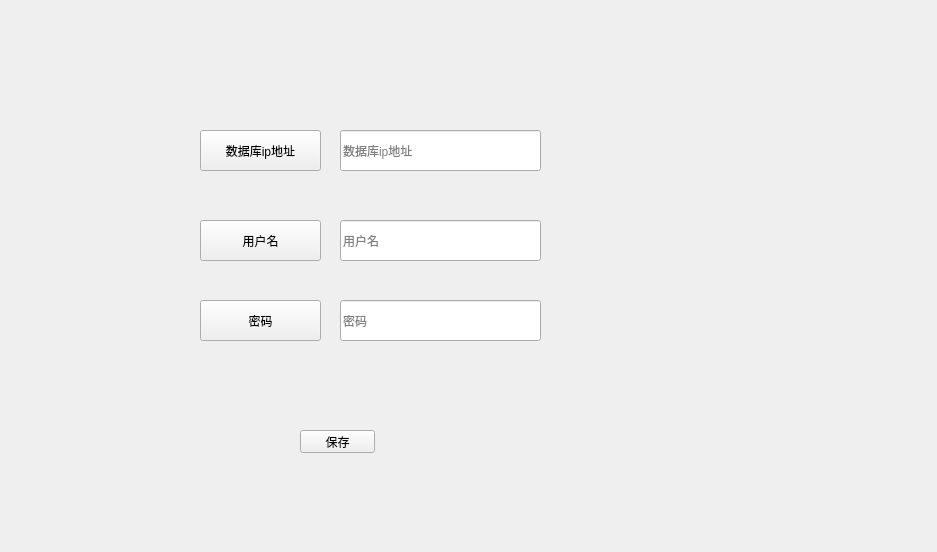
<?xml version="1.0" encoding="UTF-8"?>
<ui version="4.0">
 <class>Form</class>
 <widget class="QWidget" name="Form">
  <property name="geometry">
   <rect>
    <x>0</x>
    <y>0</y>
    <width>937</width>
    <height>552</height>
   </rect>
  </property>
  <property name="windowTitle">
   <string>路径设置</string>
  </property>
  <property name="windowIcon">
   <iconset>
    <normaloff>images/loadtest.png</normaloff>images/loadtest.png</iconset>
  </property>
  <widget class="QPushButton" name="save">
   <property name="geometry">
    <rect>
     <x>300</x>
     <y>430</y>
     <width>75</width>
     <height>23</height>
    </rect>
   </property>
   <property name="text">
    <string>保存</string>
   </property>
  </widget>
  <widget class="QPushButton" name="ButtonInput">
   <property name="geometry">
    <rect>
     <x>200</x>
     <y>130</y>
     <width>121</width>
     <height>41</height>
    </rect>
   </property>
   <property name="text">
    <string>数据库ip地址</string>
   </property>
  </widget>
  <widget class="QPushButton" name="ButtonInput_2">
   <property name="geometry">
    <rect>
     <x>200</x>
     <y>220</y>
     <width>121</width>
     <height>41</height>
    </rect>
   </property>
   <property name="text">
    <string>用户名</string>
   </property>
  </widget>
  <widget class="QPushButton" name="ButtonInput_3">
   <property name="geometry">
    <rect>
     <x>200</x>
     <y>300</y>
     <width>121</width>
     <height>41</height>
    </rect>
   </property>
   <property name="text">
    <string>密码</string>
   </property>
  </widget>
  <widget class="QLineEdit" name="sqlIp">
   <property name="geometry">
    <rect>
     <x>340</x>
     <y>130</y>
     <width>201</width>
     <height>41</height>
    </rect>
   </property>
   <property name="placeholderText">
    <string>数据库ip地址</string>
   </property>
  </widget>
  <widget class="QLineEdit" name="edt_username">
   <property name="geometry">
    <rect>
     <x>340</x>
     <y>220</y>
     <width>201</width>
     <height>41</height>
    </rect>
   </property>
   <property name="placeholderText">
    <string>用户名</string>
   </property>
  </widget>
  <widget class="QLineEdit" name="edt_password">
   <property name="geometry">
    <rect>
     <x>340</x>
     <y>300</y>
     <width>201</width>
     <height>41</height>
    </rect>
   </property>
   <property name="echoMode">
    <enum>QLineEdit::Password</enum>
   </property>
   <property name="placeholderText">
    <string>密码</string>
   </property>
  </widget>
 </widget>
 <resources/>
 <connections/>
</ui>
